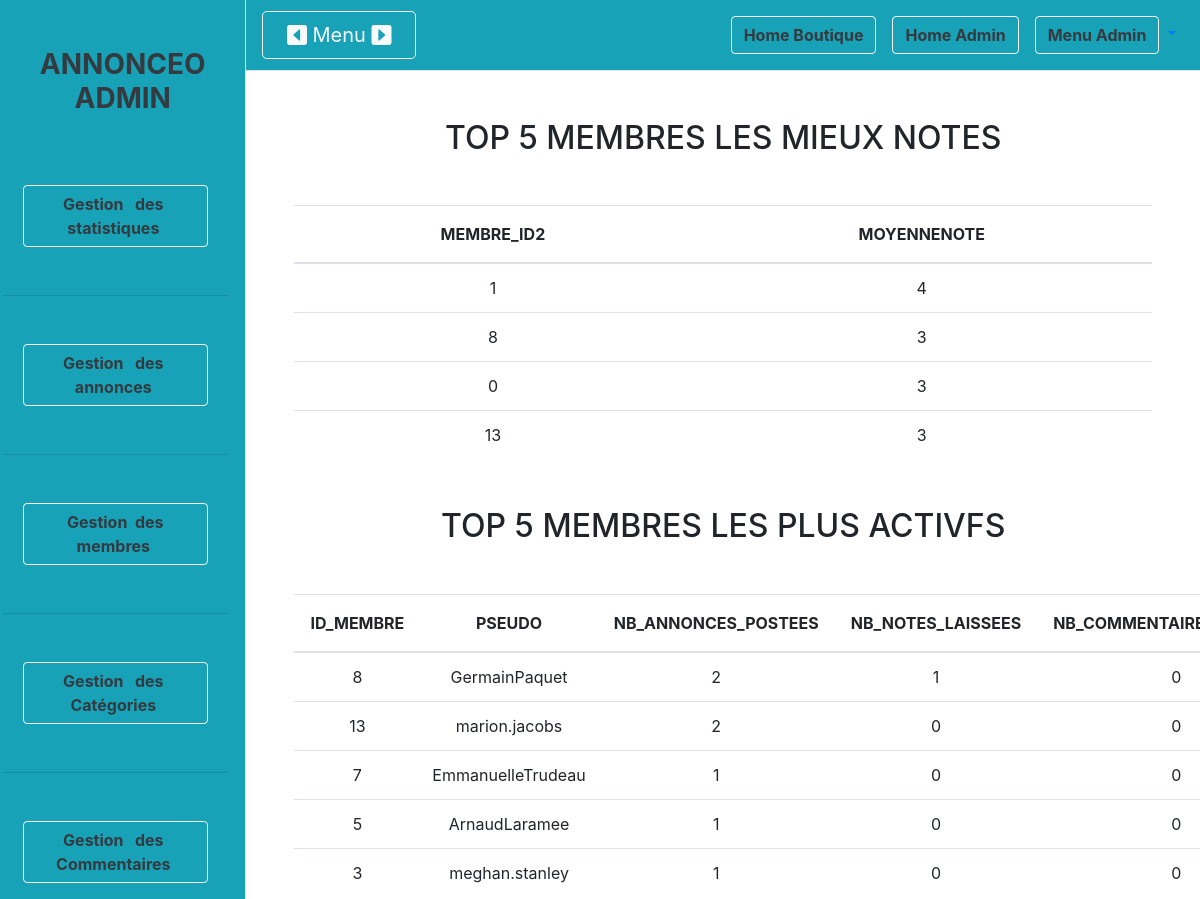
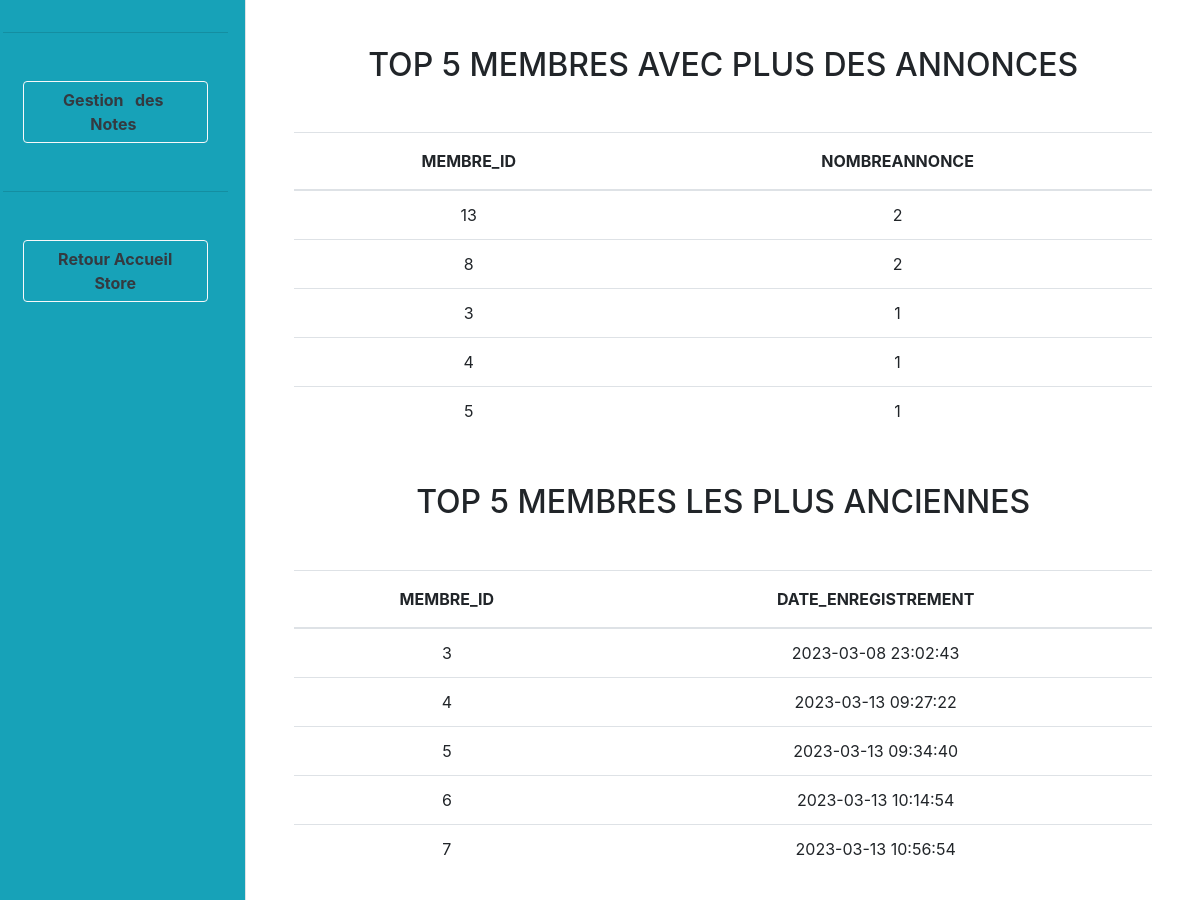
/admin/statistiques.php (signed in), run on the app's committed database (2 pictures, top to bottom).
### tables this page shows
CREATE TABLE IF NOT EXISTS `membre` (
  `id_membre` int NOT NULL AUTO_INCREMENT,
  `pseudo` varchar(20) NOT NULL,
  `mdp` varchar(60) NOT NULL,
  `nom` varchar(20) NOT NULL,
  `prenom` varchar(20) NOT NULL,
  `telephone` varchar(20) NOT NULL,
  `email` varchar(50) NOT NULL,
  `civilite` enum('homme','femme') NOT NULL,
  `statut` int NOT NULL,
  `date_enregistrement` datetime NOT NULL,
  PRIMARY KEY (`id_membre`),
  UNIQUE KEY `pseudo` (`pseudo`)
);

CREATE TABLE IF NOT EXISTS `annonce` (
  `id_annonce` int NOT NULL AUTO_INCREMENT,
  `titre` varchar(255) NOT NULL,
  `description_courte` varchar(255) NOT NULL,
  `description_longue` text NOT NULL,
  `prix` int NOT NULL,
  `photo` varchar(200) NOT NULL,
  `pays` varchar(20) NOT NULL,
  `ville` varchar(20) NOT NULL,
  `adresse` varchar(50) NOT NULL,
  `cp` int NOT NULL,
  `membre_id` int DEFAULT NULL,
  `photo_id` int DEFAULT NULL,
  `categorie_id` int DEFAULT NULL,
  `date_enregistrement` datetime NOT NULL,
  PRIMARY KEY (`id_annonce`),
  UNIQUE KEY `photo_id` (`photo_id`),
  KEY `membre_id` (`membre_id`) USING BTREE,
  KEY `categorie_id` (`categorie_id`) USING BTREE
);

### admin/statistiques.php (the view, shortened to what this page needs)
<?php
require_once('../include/init.php');
require_once('includeAdmin/header.php');
?>
<h2 class="text-center m-5">TOP 5 MEMBRES LES MIEUX NOTES</h2>
<table class="table table-white text-center rounded-1">
    <?php $topNote = $pdo->query("SELECT membre_id2, AVG(note) AS moyenneNote FROM note GROUP BY membre_id2 ORDER BY moyenneNote DESC"); ?>
    <thead>
        <tr>
            <?php for ($i = 0; $i < $topNote->columnCount(); $i++) :
                $colonne = $topNote->getColumnMeta(($i)) ?>
                    <th class="p-3 text-uppercase"><?= $colonne['name'] ?></th>
            <?php endfor; ?>
        </tr>
    </thead>
    <tbody>
        <?php while ($user = $topNote->fetch(PDO::FETCH_ASSOC)) : ?>
            <tr>
                <?php foreach ($user as $key => $value) : ?>
                        <td><?= round($value) ?></td>
                <?php endforeach; ?>
            </tr>
        <?php endwhile; ?>
    </tbody>
</table>
<h2 class="text-center m-5">TOP 5 MEMBRES LES PLUS ACTIVFS</h2>
<table class="table table-white text-center rounded-1">
    <?php $topMembre = $pdo->query("SELECT m.id_membre, m.pseudo, COUNT(DISTINCT a.id_annonce) AS nb_annonces_postees, COUNT(DISTINCT n.id_note) AS nb_notes_laissees, COUNT(DISTINCT c.id_commentaire) AS nb_commentaires_laissees, AVG(n.note) AS moyenne_notes FROM membre m LEFT JOIN annonce a ON a.membre_id = m.id_membre LEFT JOIN note n ON n.membre_id1 = m.id_membre LEFT JOIN commentaire c ON c.membre_id = m.id_membre GROUP BY m.id_membre ORDER BY nb_annonces_postees DESC, moyenne_notes DESC, nb_notes_laissees DESC, nb_commentaires_laissees DESC LIMIT 5"); ?>
    <thead>
        <tr>
            <?php for ($i = 0; $i < $topMembre->columnCount(); $i++) :
                $colonne = $topMembre->getColumnMeta(($i)) ?>
                    <th class="p-3 text-uppercase"><?= $colonne['name'] ?></th>
            <?php endfor; ?>
        </tr>
    </thead>
    <tbody>
        <?php while ($user = $topMembre->fetch(PDO::FETCH_ASSOC)) : ?>
            <tr>
                <?php foreach ($user as $key => $value) : ?>
                        <td><?= $value ?></td>
                <?php endforeach; ?>
            </tr>
        <?php endwhile; ?>
    </tbody>
</table>
<h2 class="text-center m-5">TOP 5 MEMBRES AVEC PLUS DES ANNONCES</h2>
<table class="table table-white text-center rounded-1">
    <?php $membreAnnonce = $pdo->query("SELECT membre_id, COUNT(DISTINCT id_annonce) AS nombreAnnonce  FROM annonce GROUP BY membre_id ORDER BY  nombreAnnonce DESC LIMIT 5"); ?>
    <thead>
        <tr>
            <?php for ($i = 0; $i < $membreAnnonce->columnCount(); $i++) :
                $colonne = $membreAnnonce->getColumnMeta(($i)) ?>
                    <th class="p-3 text-uppercase"><?= $colonne['name'] ?></th>
            <?php endfor; ?>
        </tr>
    </thead>
    <tbody>
        <?php while ($user = $membreAnnonce->fetch(PDO::FETCH_ASSOC)) : ?>
            <tr>
                <?php foreach ($user as $key => $value) : ?>
                        <td><?= $value ?></td>
                <?php endforeach; ?>
            </tr>
        <?php endwhile; ?>
    </tbody>
</table>
<h2 class="text-center m-5">TOP 5 MEMBRES LES PLUS ANCIENNES</h2>
<table class="table table-white text-center rounded-1">
    <?php $membresAnciennes = $pdo-> query("SELECT membre_id, date_enregistrement FROM annonce ORDER BY date_enregistrement LIMIT 5");  ?>
    <thead>
        <tr>
            <?php for ($i = 0; $i < $membresAnciennes->columnCount(); $i++) :
                $colonne = $membresAnciennes->getColumnMeta(($i)) ?>
                    <th class="p-3 text-uppercase"><?= $colonne['name'] ?></th>
            <?php endfor; ?>
        </tr>
    </thead>
    <tbody>
        <?php while ($user = $membresAnciennes->fetch(PDO::FETCH_ASSOC)) : ?>
            <tr>
                <?php foreach ($user as $key => $value) : ?>
                        <td><?= $value ?></td>
                <?php endforeach; ?>
            </tr>
        <?php endwhile; ?>
    </tbody>
</table>
<?php require_once('includeAdmin/footer.php'); ?>

### data on the page
membre: id_membre "8", pseudo "GermainPaquet", value "2", value "1", value "0"
membre: id_membre "13", pseudo "marion.jacobs", value "2", value "0"
membre: id_membre "7", pseudo "EmmanuelleTrudeau", value "1", value "0"
membre: id_membre "5", pseudo "ArnaudLaramee", value "1", value "0"
membre: id_membre "3", pseudo "meghan.stanley", value "1", value "0"
annonce: membre "3", date_enregistrement "2023-03-08 23:02:43"
annonce: membre "4", date_enregistrement "2023-03-13 09:27:22"
annonce: membre "5", date_enregistrement "2023-03-13 09:34:40"
annonce: membre "6", date_enregistrement "2023-03-13 10:14:54"
annonce: membre "7", date_enregistrement "2023-03-13 10:56:54"

### other printed values
$colonne['name'] "MEMBRE_ID2"
$colonne['name'] "MOYENNENOTE"
$value "1"
$value "4"
$value "8"
$value "3"
$value "0"
$value "13"
$colonne['name'] "ID_MEMBRE"
$colonne['name'] "PSEUDO"
$colonne['name'] "NB_ANNONCES_POSTEES"
$colonne['name'] "NB_NOTES_LAISSEES"
$colonne['name'] "MEMBRE_ID"
$colonne['name'] "NOMBREANNONCE"
$value "2"
